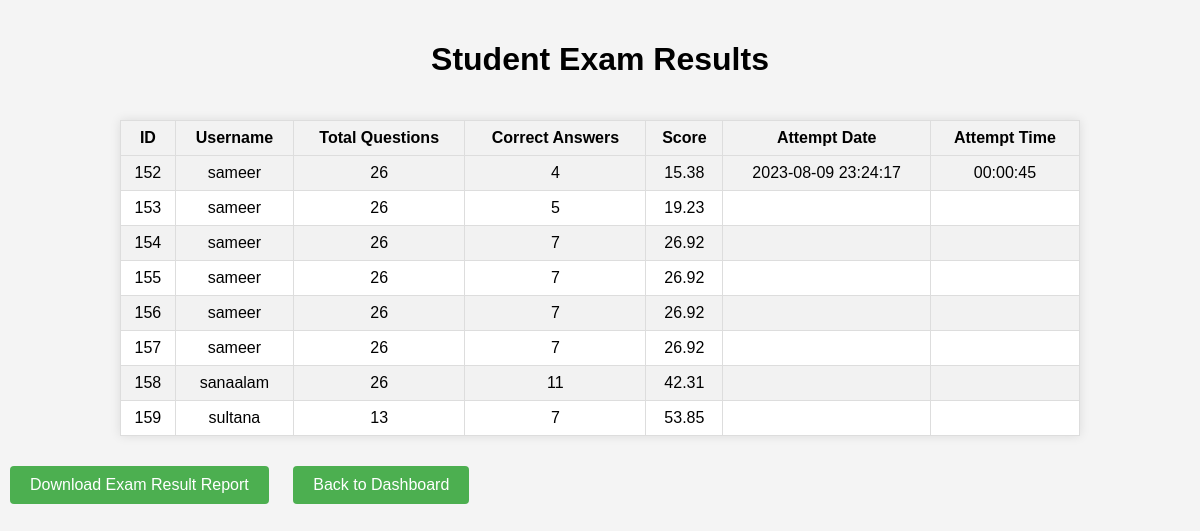
The app's page /admin_exam_result.php with its own data.
### tables this page shows
CREATE TABLE `exam_results` (
  `id` int(11) NOT NULL,
  `username` varchar(25) NOT NULL,
  `total_questions` int(11) NOT NULL,
  `correct_answers` int(11) NOT NULL,
  `score` decimal(5,2) NOT NULL,
  `attempt_date` datetime DEFAULT NULL,
  `attempt_time` time DEFAULT NULL
);

### admin_exam_result.php (the view, shortened to what this page needs)
<!DOCTYPE html>
<html>
<head>
</head>
<body>
<h1>Student Exam Results</h1>
<table>
    <tr>
        <th>ID</th>
        <th>Username</th>
        <th>Total Questions</th>
        <th>Correct Answers</th>
        <th>Score</th>
        <th>Attempt Date</th>
        <th>Attempt Time</th>
    </tr>
    <?php
    $host = 'localhost';
    $username = 'root';
    $password = 'root';
    $database = 'quiz';
    $conn = new mysqli($host, $username, $password, $database);
    $sql = "SELECT * FROM exam_results ORDER BY attempt_date DESC";
    $result = $conn->query($sql);
    if ($result->num_rows > 0) {
        while ($row = $result->fetch_assoc()) {
            echo "<tr>";
            echo "<td>" . $row['id'] . "</td>";
            echo "<td>" . $row['username'] . "</td>";
            echo "<td>" . $row['total_questions'] . "</td>";
            echo "<td>" . $row['correct_answers'] . "</td>";
            echo "<td>" . $row['score'] . "</td>";
            echo "<td>" . $row['attempt_date'] . "</td>";
            echo "<td>" . $row['attempt_time'] . "</td>";
            echo "</tr>";
        }
    } else {
        echo "<tr><td colspan='7'>No results found</td></tr>";
    }
    ?>
</table>
<div class="download-link">
<a href="download_results.php" target="_blank" class="button">Download Exam Result Report</a>
<a href="admin_dashboard.php" class="button">Back to Dashboard</a>
</div>
</body>
</html>

### admin_exam_result.php (style rules this page uses)
body { font-family: Arial, sans-serif; margin: 0; padding: 0; background-color: #f4f4f4; }
h1 { text-align: center; padding: 20px; }
table { border-collapse: collapse; width: 80%; margin: 20px auto; background-color: white; box-shadow: 0px 0px 10px rgba(0, 0, 0, 0.1); }
th, td { border: 1px solid #ddd; padding: 8px; text-align: center; }
th { background-color: #f2f2f2; }
tr:nth-child(even) { background-color: #f2f2f2; }
.button { display: inline-block; padding: 10px 20px; background-color: #4caf50; color: #fff; text-align: center; text-decoration: none; border-radius: 4px; border: none; cursor: pointer; margin: 10px; transition: background-color 0.3s; }

### records on screen
exam_results: id "152", username "sameer", total_questions "26", correct_answers "4", score "15.38", attempt_date "2023-08-09 23:24:17", attempt_time "00:00:45"
exam_results: id "153", username "sameer", total_questions "26", correct_answers "5", score "19.23"
exam_results: id "154", username "sameer", total_questions "26", correct_answers "7", score "26.92"
exam_results: id "155", username "sameer", total_questions "26", correct_answers "7", score "26.92"
exam_results: id "156", username "sameer", total_questions "26", correct_answers "7", score "26.92"
exam_results: id "157", username "sameer", total_questions "26", correct_answers "7", score "26.92"
exam_results: id "158", username "sanaalam", total_questions "26", correct_answers "11", score "42.31"
exam_results: id "159", username "sultana", total_questions "13", correct_answers "7", score "53.85"
